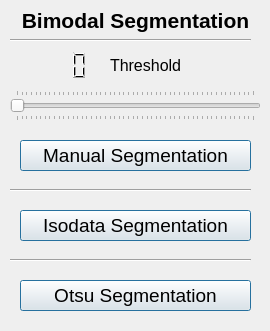
<?xml version="1.0" encoding="UTF-8"?>
<ui version="4.0">
 <class>ThresholdQwidget</class>
 <widget class="QWidget" name="ThresholdQwidget">
  <property name="geometry">
   <rect>
    <x>0</x>
    <y>0</y>
    <width>270</width>
    <height>331</height>
   </rect>
  </property>
  <property name="windowTitle">
   <string>Form</string>
  </property>
  <widget class="QLCDNumber" name="lcdNumber">
   <property name="geometry">
    <rect>
     <x>20</x>
     <y>50</y>
     <width>91</width>
     <height>31</height>
    </rect>
   </property>
   <property name="frameShape">
    <enum>QFrame::NoFrame</enum>
   </property>
   <property name="lineWidth">
    <number>3</number>
   </property>
   <property name="smallDecimalPoint">
    <bool>false</bool>
   </property>
   <property name="numDigits">
    <number>3</number>
   </property>
  </widget>
  <widget class="QSlider" name="verticalSlider">
   <property name="geometry">
    <rect>
     <x>10</x>
     <y>90</y>
     <width>251</width>
     <height>31</height>
    </rect>
   </property>
   <property name="focusPolicy">
    <enum>Qt::StrongFocus</enum>
   </property>
   <property name="maximum">
    <number>255</number>
   </property>
   <property name="orientation">
    <enum>Qt::Horizontal</enum>
   </property>
   <property name="invertedAppearance">
    <bool>false</bool>
   </property>
   <property name="invertedControls">
    <bool>false</bool>
   </property>
   <property name="tickPosition">
    <enum>QSlider::TicksBothSides</enum>
   </property>
   <property name="tickInterval">
    <number>5</number>
   </property>
  </widget>
  <widget class="QPushButton" name="manualSegPushButton">
   <property name="geometry">
    <rect>
     <x>20</x>
     <y>140</y>
     <width>231</width>
     <height>31</height>
    </rect>
   </property>
   <property name="font">
    <font>
     <pointsize>14</pointsize>
    </font>
   </property>
   <property name="text">
    <string>Manual Segmentation</string>
   </property>
   <property name="default">
    <bool>true</bool>
   </property>
  </widget>
  <widget class="QLabel" name="label_2">
   <property name="geometry">
    <rect>
     <x>110</x>
     <y>50</y>
     <width>71</width>
     <height>31</height>
    </rect>
   </property>
   <property name="font">
    <font>
     <pointsize>12</pointsize>
    </font>
   </property>
   <property name="frameShape">
    <enum>QFrame::NoFrame</enum>
   </property>
   <property name="frameShadow">
    <enum>QFrame::Plain</enum>
   </property>
   <property name="text">
    <string>Threshold</string>
   </property>
  </widget>
  <widget class="QLabel" name="label">
   <property name="geometry">
    <rect>
     <x>0</x>
     <y>0</y>
     <width>271</width>
     <height>41</height>
    </rect>
   </property>
   <property name="font">
    <font>
     <pointsize>16</pointsize>
     <weight>75</weight>
     <bold>true</bold>
    </font>
   </property>
   <property name="text">
    <string>Bimodal Segmentation</string>
   </property>
   <property name="alignment">
    <set>Qt::AlignCenter</set>
   </property>
  </widget>
  <widget class="QPushButton" name="isodataSegPushButton">
   <property name="geometry">
    <rect>
     <x>20</x>
     <y>210</y>
     <width>231</width>
     <height>31</height>
    </rect>
   </property>
   <property name="font">
    <font>
     <pointsize>14</pointsize>
    </font>
   </property>
   <property name="text">
    <string>Isodata Segmentation</string>
   </property>
   <property name="default">
    <bool>true</bool>
   </property>
  </widget>
  <widget class="QPushButton" name="otsuSegPushButton">
   <property name="geometry">
    <rect>
     <x>20</x>
     <y>280</y>
     <width>231</width>
     <height>31</height>
    </rect>
   </property>
   <property name="font">
    <font>
     <pointsize>14</pointsize>
    </font>
   </property>
   <property name="text">
    <string>Otsu Segmentation</string>
   </property>
   <property name="default">
    <bool>true</bool>
   </property>
  </widget>
  <widget class="Line" name="line">
   <property name="geometry">
    <rect>
     <x>10</x>
     <y>180</y>
     <width>241</width>
     <height>20</height>
    </rect>
   </property>
   <property name="orientation">
    <enum>Qt::Horizontal</enum>
   </property>
  </widget>
  <widget class="Line" name="line_2">
   <property name="geometry">
    <rect>
     <x>10</x>
     <y>250</y>
     <width>241</width>
     <height>20</height>
    </rect>
   </property>
   <property name="orientation">
    <enum>Qt::Horizontal</enum>
   </property>
  </widget>
  <widget class="Line" name="line_3">
   <property name="geometry">
    <rect>
     <x>10</x>
     <y>30</y>
     <width>241</width>
     <height>20</height>
    </rect>
   </property>
   <property name="orientation">
    <enum>Qt::Horizontal</enum>
   </property>
  </widget>
 </widget>
 <resources/>
 <connections>
  <connection>
   <sender>verticalSlider</sender>
   <signal>sliderMoved(int)</signal>
   <receiver>lcdNumber</receiver>
   <slot>display(int)</slot>
   <hints>
    <hint type="sourcelabel">
     <x>213</x>
     <y>88</y>
    </hint>
    <hint type="destinationlabel">
     <x>92</x>
     <y>67</y>
    </hint>
   </hints>
  </connection>
  <connection>
   <sender>verticalSlider</sender>
   <signal>valueChanged(int)</signal>
   <receiver>lcdNumber</receiver>
   <slot>display(int)</slot>
   <hints>
    <hint type="sourcelabel">
     <x>190</x>
     <y>90</y>
    </hint>
    <hint type="destinationlabel">
     <x>85</x>
     <y>58</y>
    </hint>
   </hints>
  </connection>
 </connections>
</ui>
